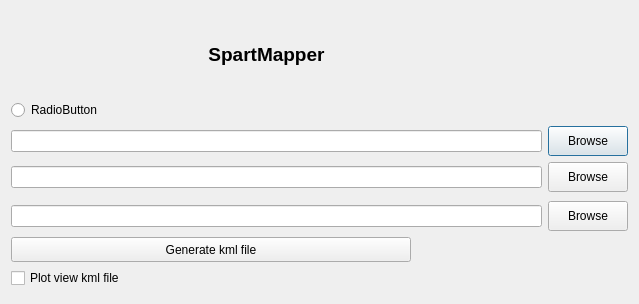
<?xml version="1.0" encoding="UTF-8"?>
<ui version="4.0">
 <class>SpartMapper</class>
 <widget class="QDialog" name="SpartMapper">
  <property name="geometry">
   <rect>
    <x>0</x>
    <y>0</y>
    <width>639</width>
    <height>304</height>
   </rect>
  </property>
  <property name="windowTitle">
   <string>Dialog</string>
  </property>
  <layout class="QHBoxLayout" name="horizontalLayout_2">
   <item>
    <layout class="QVBoxLayout" name="verticalLayout_3">
     <item>
      <layout class="QVBoxLayout" name="verticalLayout">
       <item>
        <layout class="QHBoxLayout" name="horizontalLayout">
         <item>
          <widget class="QLabel" name="label_2">
           <property name="font">
            <font>
             <pointsize>14</pointsize>
             <weight>75</weight>
             <bold>true</bold>
            </font>
           </property>
           <property name="text">
            <string>SpartMapper</string>
           </property>
           <property name="alignment">
            <set>Qt::AlignCenter</set>
           </property>
          </widget>
         </item>
         <item>
          <widget class="QLabel" name="label">
           <property name="maximumSize">
            <size>
             <width>100</width>
             <height>80</height>
            </size>
           </property>
           <property name="text">
            <string/>
           </property>
           <property name="pixmap">
            <pixmap resource="../photo.qrc">:/icon/icon/copy_21mm.png</pixmap>
           </property>
           <property name="scaledContents">
            <bool>true</bool>
           </property>
          </widget>
         </item>
        </layout>
       </item>
       <item>
        <widget class="QRadioButton" name="b1">
         <property name="text">
          <string>RadioButton</string>
         </property>
        </widget>
       </item>
       <item>
        <layout class="QHBoxLayout" name="horizontalLayout_5">
         <property name="spacing">
          <number>6</number>
         </property>
         <item>
          <widget class="QLineEdit" name="lineEdit"/>
         </item>
         <item>
          <widget class="QPushButton" name="pushButton">
           <property name="maximumSize">
            <size>
             <width>100</width>
             <height>30</height>
            </size>
           </property>
           <property name="text">
            <string>Browse</string>
           </property>
          </widget>
         </item>
        </layout>
       </item>
       <item>
        <layout class="QHBoxLayout" name="horizontalLayout_6">
         <item>
          <widget class="QLineEdit" name="lineEdit_2"/>
         </item>
         <item>
          <widget class="QPushButton" name="pushButton_2">
           <property name="maximumSize">
            <size>
             <width>100</width>
             <height>30</height>
            </size>
           </property>
           <property name="text">
            <string>Browse</string>
           </property>
          </widget>
         </item>
        </layout>
       </item>
      </layout>
     </item>
     <item>
      <layout class="QVBoxLayout" name="verticalLayout_2">
       <item>
        <layout class="QHBoxLayout" name="horizontalLayout_7">
         <item>
          <widget class="QLineEdit" name="lineEdit_3"/>
         </item>
         <item>
          <widget class="QPushButton" name="pushButton_3">
           <property name="maximumSize">
            <size>
             <width>100</width>
             <height>30</height>
            </size>
           </property>
           <property name="text">
            <string>Browse</string>
           </property>
          </widget>
         </item>
        </layout>
       </item>
       <item>
        <widget class="QPushButton" name="pushButton_4">
         <property name="maximumSize">
          <size>
           <width>400</width>
           <height>25</height>
          </size>
         </property>
         <property name="text">
          <string>Generate kml file</string>
         </property>
        </widget>
       </item>
       <item>
        <widget class="QCheckBox" name="checkBox">
         <property name="text">
          <string>Plot view kml file</string>
         </property>
        </widget>
       </item>
      </layout>
     </item>
    </layout>
   </item>
  </layout>
 </widget>
 <resources>
  <include location="../photo.qrc"/>
 </resources>
 <connections/>
</ui>
